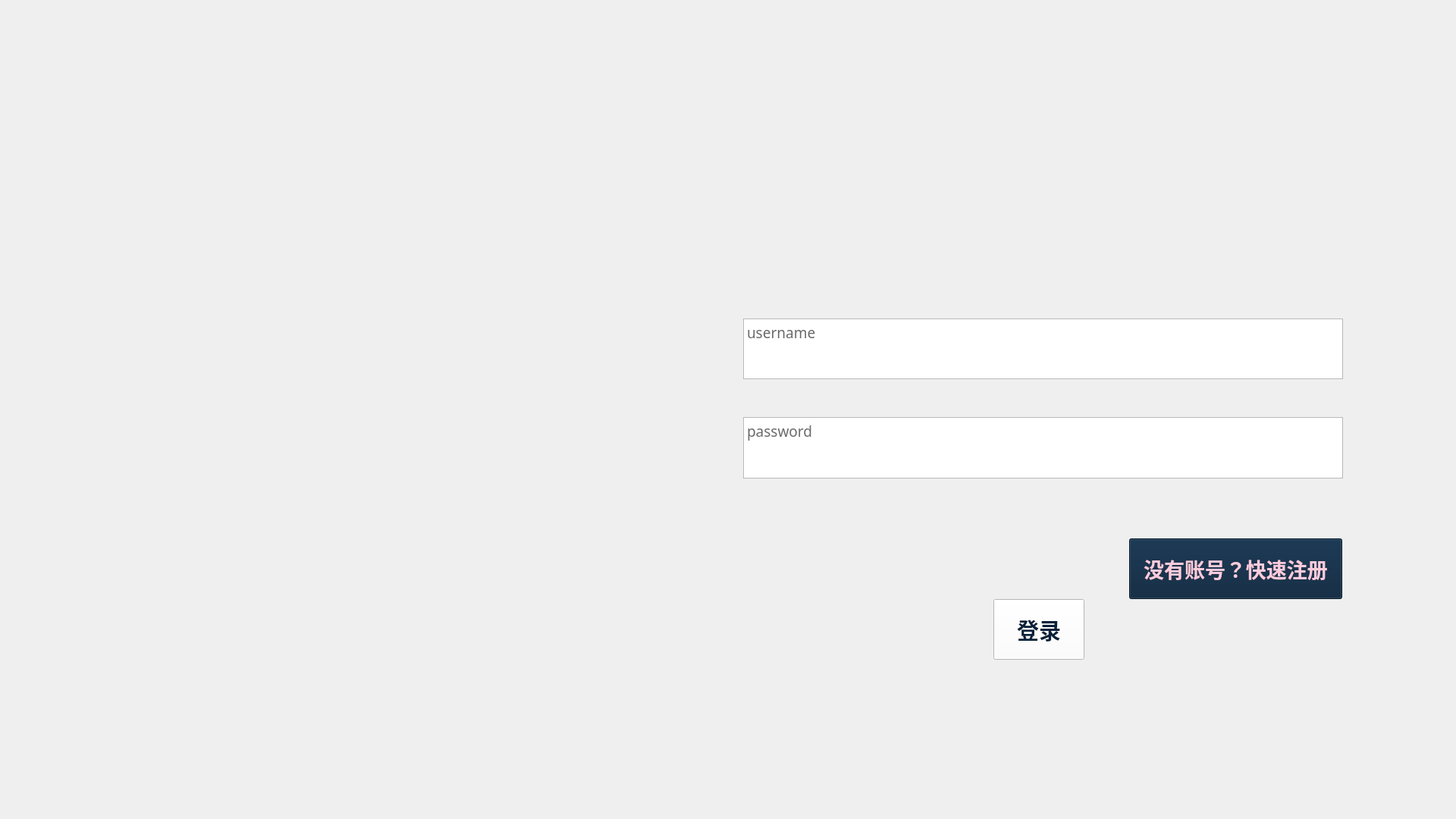
<?xml version="1.0" encoding="UTF-8"?>
<ui version="4.0">
 <class>LoginP</class>
 <widget class="QWidget" name="LoginP">
  <property name="geometry">
   <rect>
    <x>0</x>
    <y>0</y>
    <width>1920</width>
    <height>1080</height>
   </rect>
  </property>
  <property name="windowTitle">
   <string>Form</string>
  </property>
  <widget class="QLabel" name="imageL">
   <property name="geometry">
    <rect>
     <x>0</x>
     <y>0</y>
     <width>1920</width>
     <height>1080</height>
    </rect>
   </property>
   <property name="text">
    <string/>
   </property>
   <property name="pixmap">
    <pixmap>../Image/patten.png</pixmap>
   </property>
   <property name="scaledContents">
    <bool>true</bool>
   </property>
  </widget>
  <widget class="QWidget" name="verticalLayoutWidget">
   <property name="geometry">
    <rect>
     <x>2790</x>
     <y>729</y>
     <width>601</width>
     <height>180</height>
    </rect>
   </property>
   <layout class="QVBoxLayout" name="verticalLayout">
    <property name="spacing">
     <number>50</number>
    </property>
    <item>
     <widget class="QTextEdit" name="usernameT">
      <property name="font">
       <font>
        <family>Adobe Arabic</family>
        <pointsize>14</pointsize>
       </font>
      </property>
      <property name="styleSheet">
       <string notr="true">color: rgb(0, 0, 0);</string>
      </property>
      <property name="inputMethodHints">
       <set>Qt::ImhNone</set>
      </property>
      <property name="html">
       <string>&lt;!DOCTYPE HTML PUBLIC &quot;-//W3C//DTD HTML 4.0//EN&quot; &quot;http://www.w3.org/TR/REC-html40/strict.dtd&quot;&gt;
&lt;html&gt;&lt;head&gt;&lt;meta name=&quot;qrichtext&quot; content=&quot;1&quot; /&gt;&lt;style type=&quot;text/css&quot;&gt;
p, li { white-space: pre-wrap; }
&lt;/style&gt;&lt;/head&gt;&lt;body style=&quot; font-family:'Adobe Arabic'; font-size:14pt; font-weight:400; font-style:normal;&quot;&gt;
&lt;p style=&quot; margin-top:0px; margin-bottom:0px; margin-left:0px; margin-right:0px; -qt-block-indent:0; text-indent:0px;&quot;&gt;&lt;span style=&quot; font-family:'SimSun'; color:#6a6a6a;&quot;&gt;username&lt;/span&gt;&lt;/p&gt;&lt;/body&gt;&lt;/html&gt;</string>
      </property>
     </widget>
    </item>
    <item>
     <widget class="QTextEdit" name="passwordT">
      <property name="font">
       <font>
        <family>Adobe Arabic</family>
        <pointsize>14</pointsize>
       </font>
      </property>
      <property name="styleSheet">
       <string notr="true">color: rgb(0, 0, 0);</string>
      </property>
      <property name="html">
       <string>&lt;!DOCTYPE HTML PUBLIC &quot;-//W3C//DTD HTML 4.0//EN&quot; &quot;http://www.w3.org/TR/REC-html40/strict.dtd&quot;&gt;
&lt;html&gt;&lt;head&gt;&lt;meta name=&quot;qrichtext&quot; content=&quot;1&quot; /&gt;&lt;style type=&quot;text/css&quot;&gt;
p, li { white-space: pre-wrap; }
&lt;/style&gt;&lt;/head&gt;&lt;body style=&quot; font-family:'Adobe Arabic'; font-size:14pt; font-weight:400; font-style:normal;&quot;&gt;
&lt;p style=&quot; margin-top:0px; margin-bottom:0px; margin-left:0px; margin-right:0px; -qt-block-indent:0; text-indent:0px;&quot;&gt;&lt;span style=&quot; font-family:'SimSun'; color:#6a6a6a;&quot;&gt;password&lt;/span&gt;&lt;/p&gt;&lt;/body&gt;&lt;/html&gt;</string>
      </property>
     </widget>
    </item>
   </layout>
  </widget>
  <widget class="QLabel" name="label">
   <property name="geometry">
    <rect>
     <x>2840</x>
     <y>330</y>
     <width>500</width>
     <height>300</height>
    </rect>
   </property>
   <property name="font">
    <font>
     <family>Adobe Arabic</family>
     <pointsize>48</pointsize>
    </font>
   </property>
   <property name="autoFillBackground">
    <bool>true</bool>
   </property>
   <property name="styleSheet">
    <string notr="true">color: rgb(46, 55, 112);</string>
   </property>
   <property name="frameShape">
    <enum>QFrame::NoFrame</enum>
   </property>
   <property name="frameShadow">
    <enum>QFrame::Raised</enum>
   </property>
   <property name="lineWidth">
    <number>1</number>
   </property>
   <property name="text">
    <string>Pose Guide</string>
   </property>
   <property name="scaledContents">
    <bool>true</bool>
   </property>
   <property name="alignment">
    <set>Qt::AlignCenter</set>
   </property>
  </widget>
  <widget class="QPushButton" name="loginB">
   <property name="geometry">
    <rect>
     <x>3060</x>
     <y>1000</y>
     <width>80</width>
     <height>50</height>
    </rect>
   </property>
   <property name="font">
    <font>
     <family>Adobe Arabic</family>
     <pointsize>14</pointsize>
    </font>
   </property>
   <property name="styleSheet">
    <string notr="true">color: rgb(46, 55, 112);</string>
   </property>
   <property name="text">
    <string>登录</string>
   </property>
  </widget>
  <widget class="QLabel" name="registerL">
   <property name="geometry">
    <rect>
     <x>2790</x>
     <y>930</y>
     <width>599</width>
     <height>39</height>
    </rect>
   </property>
   <property name="font">
    <font>
     <family>Adobe Arabic</family>
     <pointsize>16</pointsize>
    </font>
   </property>
   <property name="autoFillBackground">
    <bool>false</bool>
   </property>
   <property name="styleSheet">
    <string notr="true">color: rgb(116, 113, 114);</string>
   </property>
   <property name="text">
    <string>没有账号？快速注册</string>
   </property>
   <property name="scaledContents">
    <bool>true</bool>
   </property>
  </widget>
  <widget class="QWidget" name="verticalLayoutWidget_2">
   <property name="geometry">
    <rect>
     <x>980</x>
     <y>420</y>
     <width>791</width>
     <height>211</height>
    </rect>
   </property>
   <layout class="QVBoxLayout" name="verticalLayout_3">
    <property name="spacing">
     <number>50</number>
    </property>
    <item>
     <widget class="QTextEdit" name="userT">
      <property name="font">
       <font>
        <family>Adobe Arabic</family>
        <pointsize>20</pointsize>
       </font>
      </property>
      <property name="styleSheet">
       <string notr="true">color: rgb(0, 0, 0);</string>
      </property>
      <property name="inputMethodHints">
       <set>Qt::ImhNone</set>
      </property>
      <property name="html">
       <string>&lt;!DOCTYPE HTML PUBLIC &quot;-//W3C//DTD HTML 4.0//EN&quot; &quot;http://www.w3.org/TR/REC-html40/strict.dtd&quot;&gt;
&lt;html&gt;&lt;head&gt;&lt;meta name=&quot;qrichtext&quot; content=&quot;1&quot; /&gt;&lt;style type=&quot;text/css&quot;&gt;
p, li { white-space: pre-wrap; }
&lt;/style&gt;&lt;/head&gt;&lt;body style=&quot; font-family:'Adobe Arabic'; font-size:20pt; font-weight:400; font-style:normal;&quot;&gt;
&lt;p style=&quot; margin-top:0px; margin-bottom:0px; margin-left:0px; margin-right:0px; -qt-block-indent:0; text-indent:0px;&quot;&gt;&lt;span style=&quot; font-family:'SimSun'; font-size:14pt; color:#6a6a6a;&quot;&gt;username&lt;/span&gt;&lt;/p&gt;&lt;/body&gt;&lt;/html&gt;</string>
      </property>
     </widget>
    </item>
    <item>
     <widget class="QTextEdit" name="pwdT">
      <property name="font">
       <font>
        <family>Adobe Arabic</family>
        <pointsize>20</pointsize>
       </font>
      </property>
      <property name="styleSheet">
       <string notr="true">color: rgb(0, 0, 0);</string>
      </property>
      <property name="html">
       <string>&lt;!DOCTYPE HTML PUBLIC &quot;-//W3C//DTD HTML 4.0//EN&quot; &quot;http://www.w3.org/TR/REC-html40/strict.dtd&quot;&gt;
&lt;html&gt;&lt;head&gt;&lt;meta name=&quot;qrichtext&quot; content=&quot;1&quot; /&gt;&lt;style type=&quot;text/css&quot;&gt;
p, li { white-space: pre-wrap; }
&lt;/style&gt;&lt;/head&gt;&lt;body style=&quot; font-family:'Adobe Arabic'; font-size:20pt; font-weight:400; font-style:normal;&quot;&gt;
&lt;p style=&quot; margin-top:0px; margin-bottom:0px; margin-left:0px; margin-right:0px; -qt-block-indent:0; text-indent:0px;&quot;&gt;&lt;span style=&quot; font-family:'SimSun'; font-size:14pt; color:#6a6a6a;&quot;&gt;password&lt;/span&gt;&lt;/p&gt;&lt;/body&gt;&lt;/html&gt;</string>
      </property>
     </widget>
    </item>
   </layout>
  </widget>
  <widget class="QPushButton" name="loginB_2">
   <property name="geometry">
    <rect>
     <x>1310</x>
     <y>790</y>
     <width>120</width>
     <height>80</height>
    </rect>
   </property>
   <property name="font">
    <font>
     <family>Adobe Arabic</family>
     <pointsize>22</pointsize>
     <weight>75</weight>
     <italic>false</italic>
     <bold>true</bold>
    </font>
   </property>
   <property name="styleSheet">
    <string notr="true">background-color: rgb(255, 255, 255);

color: rgb(7, 33, 58);
</string>
   </property>
   <property name="text">
    <string>登录</string>
   </property>
  </widget>
  <widget class="QPushButton" name="jumpToRegisterP">
   <property name="geometry">
    <rect>
     <x>1489</x>
     <y>710</y>
     <width>281</width>
     <height>80</height>
    </rect>
   </property>
   <property name="font">
    <font>
     <family>Adobe Arabic</family>
     <pointsize>20</pointsize>
     <weight>75</weight>
     <bold>true</bold>
    </font>
   </property>
   <property name="styleSheet">
    <string notr="true">background-color: rgb(7, 33, 58);
color: rgb(252, 204, 220);</string>
   </property>
   <property name="text">
    <string>没有账号？快速注册</string>
   </property>
  </widget>
 </widget>
 <resources/>
 <connections/>
</ui>
